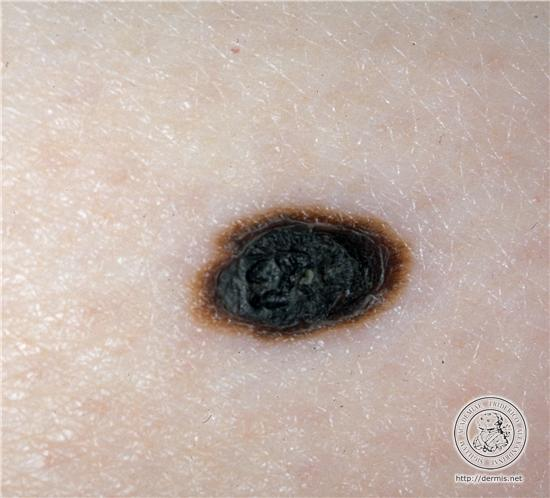
#> input picture gradcam/images/29_orig.jpg, 550 x 498 px, given as the content of the folder data/, which was not available
$ python inpaint.py
#> lines starting #> are read from the running program, lines starting #| are printed output that depends on the picture; after the words box and inside, x2 and y2 are one past the last pixel; in counts of white or black regions, pixels touching at a corner belong together; pictures that were not available may be replaced by others from this repository, and a replacement may not be noted
import matplotlib
import numpy as np
import matplotlib.pyplot as plt
import cv2
import os
from PIL import Image

import argparse
parser = argparse.ArgumentParser()
parser.add_argument('--root', type=str, default="data/", help='Directory of raw input images.')
parser.add_argument('--destination', type=str, default="inpainted_ims/", help='Directory where the inpainted images will be saved.')
args = parser.parse_args()

root = args.root
dst = args.destination
if not os.path.exists(dst):
    os.makedirs(dst)

for im in os.listdir(root):
    # print(im)
    src=cv2.imread(root+im)
#> src is the input picture: shape (498, 550, 3); mean B, G, R 166.9, 175, 190.9

    # Convert the original image to grayscale
    grayScale = cv2.cvtColor( src, cv2.COLOR_RGB2GRAY )
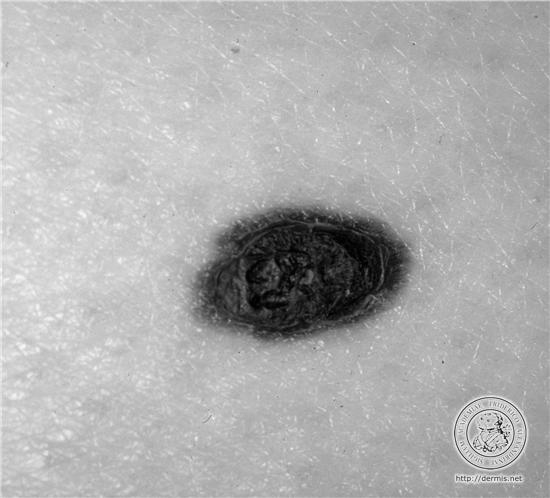
#> grayScale: shape (498, 550); min 0, max 253, mean 174.4
    # cv2_imshow(grayScale)

    # Kernel for the morphological filtering
    kernel = cv2.getStructuringElement(1,(17,17))

    # Perform the blackHat filtering on the grayscale image to find the
    # hair countours
    blackhat = cv2.morphologyEx(grayScale, cv2.MORPH_BLACKHAT, kernel)
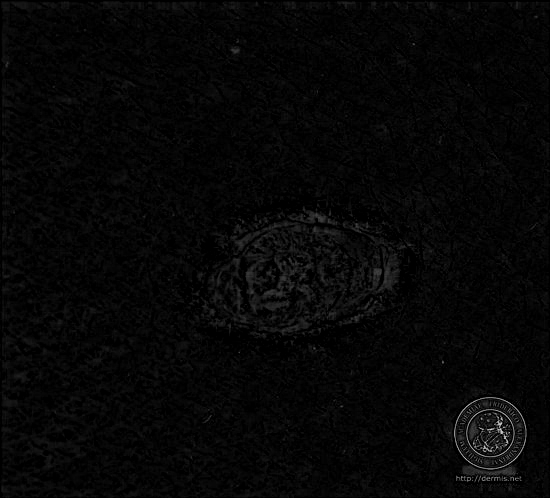
#> blackhat: shape (498, 550); min 0, max 209, mean 6.4

    # intensify the hair countours in preparation for the inpainting
    # algorithm
    ret,thresh2 = cv2.threshold(blackhat,10,255,cv2.THRESH_BINARY)
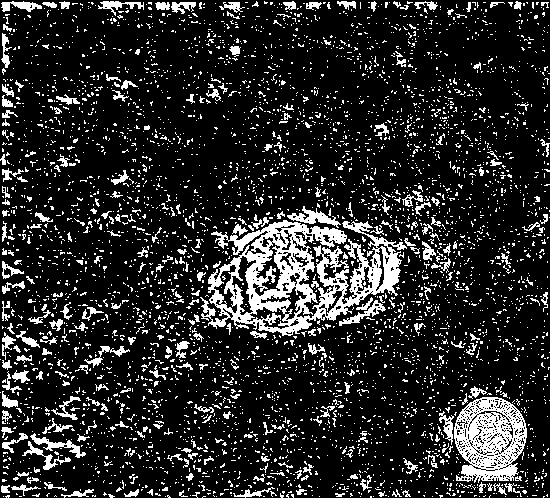
#> thresh2: shape (498, 550); 16.1% white; 4697 white regions (4420 under 20 px), largest, box (x1, y1, x2, y2) and area: (200, 220, 407, 336) 10008, (454, 397, 527, 483) 3859, (287, 206, 341, 228) 417

    # inpaint the original image depending on the mask
    final = cv2.inpaint(src,thresh2,1,cv2.INPAINT_TELEA)
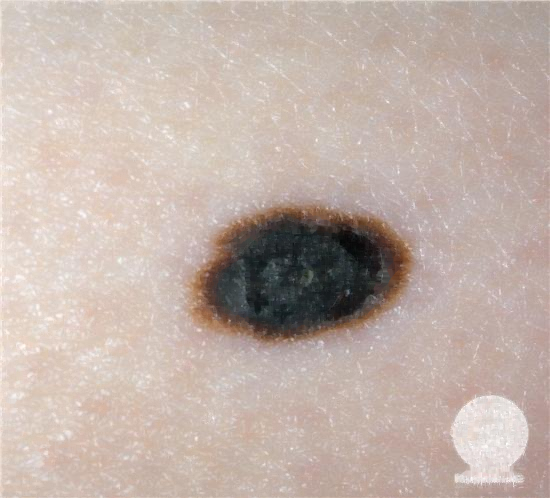
#> final: shape (498, 550, 3); mean B, G, R 169.3, 177.3, 193.2
    # cv2_imshow(dst)
    cv2.imwrite(dst+im+".png", final, [int(cv2.IMWRITE_JPEG_QUALITY), 90])
